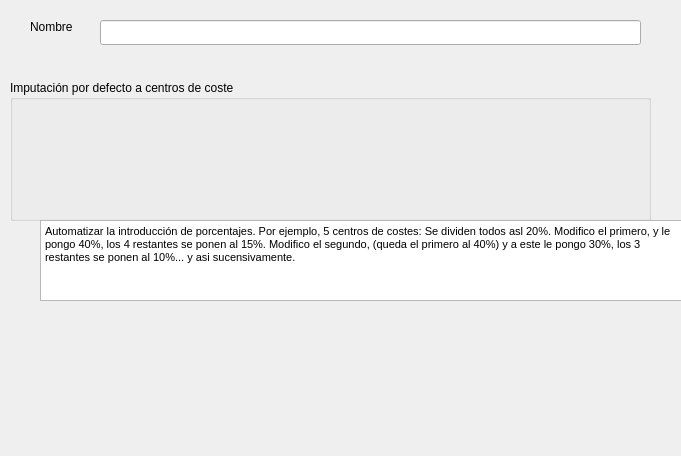
<?xml version="1.0" encoding="UTF-8"?>
<ui version="4.0">
 <class>Form</class>
 <widget class="QWidget" name="Form">
  <property name="geometry">
   <rect>
    <x>0</x>
    <y>0</y>
    <width>681</width>
    <height>456</height>
   </rect>
  </property>
  <property name="windowTitle">
   <string>Form</string>
  </property>
  <widget class="QLabel" name="label">
   <property name="geometry">
    <rect>
     <x>30</x>
     <y>20</y>
     <width>46</width>
     <height>13</height>
    </rect>
   </property>
   <property name="text">
    <string>Nombre</string>
   </property>
  </widget>
  <widget class="DBLineEdit" name="dbLineEdit">
   <property name="geometry">
    <rect>
     <x>100</x>
     <y>20</y>
     <width>541</width>
     <height>25</height>
    </rect>
   </property>
  </widget>
  <widget class="QGroupBox" name="groupBox">
   <property name="geometry">
    <rect>
     <x>10</x>
     <y>80</y>
     <width>641</width>
     <height>141</height>
    </rect>
   </property>
   <property name="title">
    <string>Imputación por defecto a centros de coste</string>
   </property>
   <widget class="DBDetailView" name="dbDetailView">
    <property name="geometry">
     <rect>
      <x>20</x>
      <y>20</y>
      <width>601</width>
      <height>111</height>
     </rect>
    </property>
   </widget>
  </widget>
  <widget class="QTextEdit" name="textEdit">
   <property name="geometry">
    <rect>
     <x>40</x>
     <y>220</y>
     <width>651</width>
     <height>81</height>
    </rect>
   </property>
   <property name="html">
    <string>&lt;!DOCTYPE HTML PUBLIC &quot;-//W3C//DTD HTML 4.0//EN&quot; &quot;http://www.w3.org/TR/REC-html40/strict.dtd&quot;&gt;
&lt;html&gt;&lt;head&gt;&lt;meta name=&quot;qrichtext&quot; content=&quot;1&quot; /&gt;&lt;style type=&quot;text/css&quot;&gt;
p, li { white-space: pre-wrap; }
&lt;/style&gt;&lt;/head&gt;&lt;body style=&quot; font-family:'MS Shell Dlg 2'; font-size:8.25pt; font-weight:400; font-style:normal;&quot;&gt;
&lt;p style=&quot; margin-top:0px; margin-bottom:0px; margin-left:0px; margin-right:0px; -qt-block-indent:0; text-indent:0px;&quot;&gt;&lt;span style=&quot; font-size:8pt;&quot;&gt;Automatizar la introducción de porcentajes. Por ejemplo, 5 centros de costes: Se dividen todos asl 20%. Modifico el primero, y le pongo 40%, los 4 restantes se ponen al 15%. Modifico el segundo, (queda el primero al 40%) y a este le pongo 30%, los 3 restantes se ponen al 10%... y asi sucensivamente.&lt;/span&gt;&lt;/p&gt;&lt;/body&gt;&lt;/html&gt;</string>
   </property>
  </widget>
 </widget>
 <customwidgets>
  <customwidget>
   <class>DBDetailView</class>
   <extends>QWidget</extends>
   <header>widgets/dbdetailview.h</header>
  </customwidget>
  <customwidget>
   <class>DBLineEdit</class>
   <extends>QLineEdit</extends>
   <header>widgets/dblineedit.h</header>
  </customwidget>
 </customwidgets>
 <resources/>
 <connections/>
</ui>
